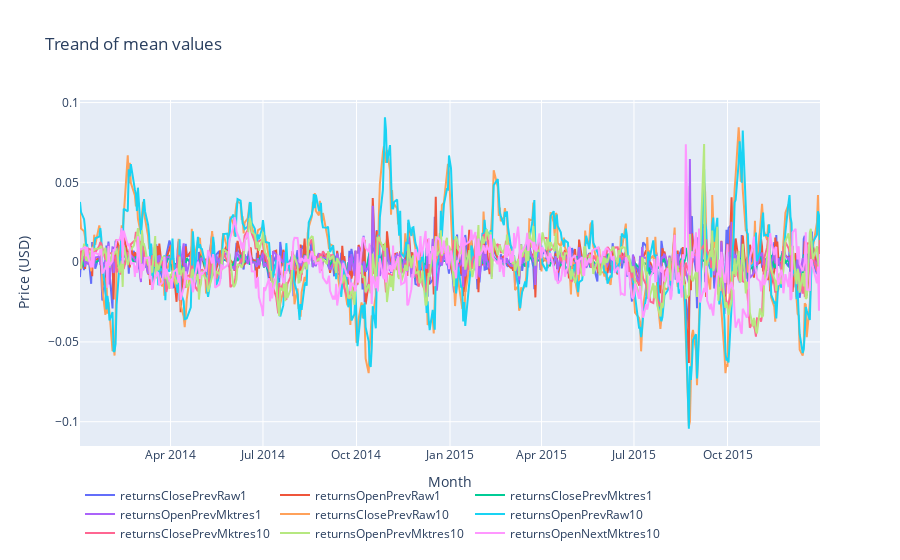

The notebook cell this image was saved under:
### Markdown cell above
Now let's remember the description:
```
The marketdata contains a variety of returns calculated over different timespans. All of the returns in this set of marketdata have these properties:

    Returns are always calculated either open-to-open (from the opening time of one trading day to the open of another) or close-to-close (from the closing time of one trading day to the open of another).
    Returns are either raw, meaning that the data is not adjusted against any benchmark, or market-residualized (Mktres), meaning that the movement of the market as a whole has been accounted for, leaving only movements inherent to the instrument.
    Returns can be calculated over any arbitrary interval. Provided here are 1 day and 10 day horizons.
    Returns are tagged with 'Prev' if they are backwards looking in time, or 'Next' if forwards looking.
```

Let's have a look at means of these variables.

### Code cell
data = []
for col in ['returnsClosePrevRaw1', 'returnsOpenPrevRaw1',
       'returnsClosePrevMktres1', 'returnsOpenPrevMktres1',
       'returnsClosePrevRaw10', 'returnsOpenPrevRaw10',
       'returnsClosePrevMktres10', 'returnsOpenPrevMktres10',
       'returnsOpenNextMktres10']:
    df = market_train_df.groupby('time')[col].mean().reset_index()
    data.append(go.Scatter(
        x = df['time'].dt.strftime(date_format='%Y-%m-%d').values,
        y = df[col].values,
        name = col
    ))
    
layout = go.Layout(dict(title = "Treand of mean values",
                  xaxis = dict(title = 'Month'),
                  yaxis = dict(title = 'Price (USD)'),
                  ),legend=dict(
                orientation="h"),)
py.iplot(dict(data=data, layout=layout), filename='basic-line')

### Figure 1 — Plotly figure (JSON) as saved in the notebook; plotly's stock layout.template omitted (floating-point values rounded to 4 significant figures; data arrays with more than 128 entries replaced by an {"elided": "..."} marker saying what was removed)
{"data": [{"name": "returnsClosePrevRaw1", "type": "scatter", "x": {"elided": "504 str values"}, "y": {"elided": "504 float values"}}, {"name": "returnsOpenPrevRaw1", "type": "scatter", "x": {"elided": "504 str values"}, "y": {"elided": "504 float values"}}, {"name": "returnsClosePrevMktres1", "type": "scatter", "x": {"elided": "504 str values"}, "y": {"elided": "504 float values"}}, {"name": "returnsOpenPrevMktres1", "type": "scatter", "x": {"elided": "504 str values"}, "y": {"elided": "504 float values"}}, {"name": "returnsClosePrevRaw10", "type": "scatter", "x": {"elided": "504 str values"}, "y": {"elided": "504 float values"}}, {"name": "returnsOpenPrevRaw10", "type": "scatter", "x": {"elided": "504 str values"}, "y": {"elided": "504 float values"}}, {"name": "returnsClosePrevMktres10", "type": "scatter", "x": {"elided": "504 str values"}, "y": {"elided": "504 float values"}}, {"name": "returnsOpenPrevMktres10", "type": "scatter", "x": {"elided": "504 str values"}, "y": {"elided": "504 float values"}}, {"name": "returnsOpenNextMktres10", "type": "scatter", "x": {"elided": "504 str values"}, "y": {"elided": "504 float values"}}], "layout": {"legend": {"orientation": "h"}, "title": {"text": "Treand of mean values"}, "xaxis": {"title": {"text": "Month"}}, "yaxis": {"title": {"text": "Price (USD)"}}}}
